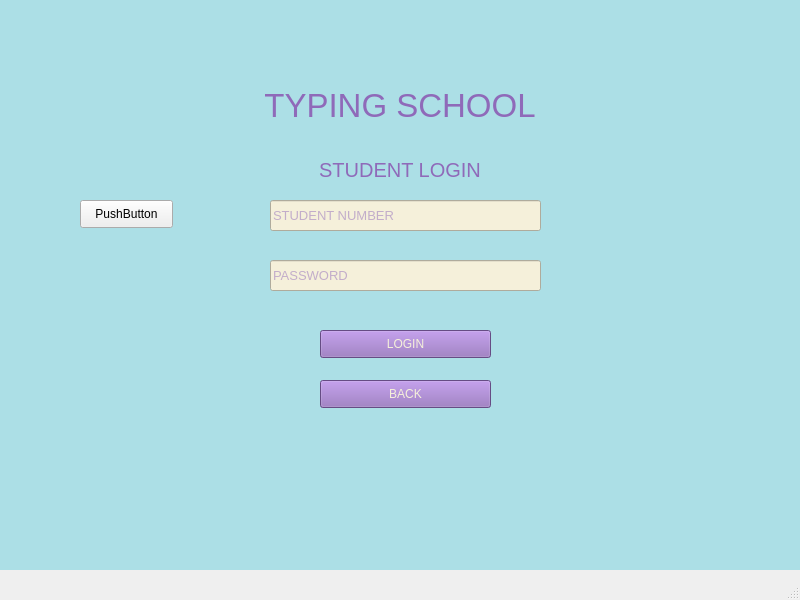
<?xml version="1.0" encoding="UTF-8"?>
<ui version="4.0">
 <class>StudentWindow</class>
 <widget class="QMainWindow" name="StudentWindow">
  <property name="geometry">
   <rect>
    <x>0</x>
    <y>0</y>
    <width>800</width>
    <height>600</height>
   </rect>
  </property>
  <property name="minimumSize">
   <size>
    <width>800</width>
    <height>600</height>
   </size>
  </property>
  <property name="maximumSize">
   <size>
    <width>800</width>
    <height>600</height>
   </size>
  </property>
  <property name="windowTitle">
   <string>MainWindow</string>
  </property>
  <property name="styleSheet">
   <string notr="true"/>
  </property>
  <widget class="QWidget" name="centralwidget">
   <widget class="QPushButton" name="sloginbutton">
    <property name="geometry">
     <rect>
      <x>320</x>
      <y>330</y>
      <width>171</width>
      <height>28</height>
     </rect>
    </property>
    <property name="styleSheet">
     <string notr="true">QPushButton{
	background-color: rgb(143, 106, 185);
	color: rgb(245, 240, 218);
}
QPushButton::hover{
	background-color: rgb(115, 80, 139);
	color: rgb(245, 240, 218);
}
QPushButton::pressed{
	background-color: rgb(81, 65, 108);
    padding-left:5px;
	color: rgb(245, 240, 218);
    padding-top:5px;
}</string>
    </property>
    <property name="text">
     <string>LOGIN</string>
    </property>
   </widget>
   <widget class="QLineEdit" name="snumberline">
    <property name="geometry">
     <rect>
      <x>270</x>
      <y>200</y>
      <width>271</width>
      <height>31</height>
     </rect>
    </property>
    <property name="font">
     <font>
      <pointsize>10</pointsize>
     </font>
    </property>
    <property name="styleSheet">
     <string notr="true">background-color: rgb(245, 240, 218);
color:  rgb(143, 106, 185);</string>
    </property>
    <property name="placeholderText">
     <string>STUDENT NUMBER</string>
    </property>
   </widget>
   <widget class="QLineEdit" name="spasswordline">
    <property name="geometry">
     <rect>
      <x>270</x>
      <y>260</y>
      <width>271</width>
      <height>31</height>
     </rect>
    </property>
    <property name="font">
     <font>
      <pointsize>10</pointsize>
     </font>
    </property>
    <property name="styleSheet">
     <string notr="true">background-color: rgb(245, 240, 218);
color:  rgb(143, 106, 185);</string>
    </property>
    <property name="echoMode">
     <enum>QLineEdit::Password</enum>
    </property>
    <property name="placeholderText">
     <string>PASSWORD</string>
    </property>
   </widget>
   <widget class="QPushButton" name="sbackbutton">
    <property name="geometry">
     <rect>
      <x>320</x>
      <y>380</y>
      <width>171</width>
      <height>28</height>
     </rect>
    </property>
    <property name="styleSheet">
     <string notr="true">QPushButton{
	background-color: rgb(143, 106, 185);
	color: rgb(245, 240, 218);
}
QPushButton::hover{
	background-color: rgb(115, 80, 139);
	color: rgb(245, 240, 218);
}
QPushButton::pressed{
	background-color: rgb(81, 65, 108);
    padding-left:5px;
	color: rgb(245, 240, 218);
    padding-top:5px;
}</string>
    </property>
    <property name="text">
     <string>BACK</string>
    </property>
   </widget>
   <widget class="QLabel" name="message">
    <property name="geometry">
     <rect>
      <x>170</x>
      <y>300</y>
      <width>460</width>
      <height>20</height>
     </rect>
    </property>
    <property name="font">
     <font>
      <pointsize>10</pointsize>
      <weight>75</weight>
      <bold>true</bold>
     </font>
    </property>
    <property name="styleSheet">
     <string notr="true">color:  rgb(143, 106, 185);</string>
    </property>
    <property name="text">
     <string/>
    </property>
    <property name="alignment">
     <set>Qt::AlignCenter</set>
    </property>
   </widget>
   <widget class="QLabel" name="label_2">
    <property name="geometry">
     <rect>
      <x>200</x>
      <y>60</y>
      <width>400</width>
      <height>91</height>
     </rect>
    </property>
    <property name="font">
     <font>
      <pointsize>25</pointsize>
     </font>
    </property>
    <property name="styleSheet">
     <string notr="true">color:  rgb(143, 106, 185);</string>
    </property>
    <property name="text">
     <string>TYPING SCHOOL</string>
    </property>
    <property name="alignment">
     <set>Qt::AlignCenter</set>
    </property>
   </widget>
   <widget class="QLabel" name="label_3">
    <property name="geometry">
     <rect>
      <x>300</x>
      <y>160</y>
      <width>200</width>
      <height>20</height>
     </rect>
    </property>
    <property name="font">
     <font>
      <pointsize>15</pointsize>
     </font>
    </property>
    <property name="styleSheet">
     <string notr="true">color:  rgb(143, 106, 185);</string>
    </property>
    <property name="text">
     <string>STUDENT LOGIN</string>
    </property>
    <property name="alignment">
     <set>Qt::AlignCenter</set>
    </property>
   </widget>
   <widget class="QLabel" name="label">
    <property name="geometry">
     <rect>
      <x>0</x>
      <y>-30</y>
      <width>800</width>
      <height>600</height>
     </rect>
    </property>
    <property name="styleSheet">
     <string notr="true">background-color: rgb(172, 223, 230);</string>
    </property>
    <property name="text">
     <string/>
    </property>
   </widget>
   <widget class="QPushButton" name="pushButton">
    <property name="geometry">
     <rect>
      <x>80</x>
      <y>200</y>
      <width>93</width>
      <height>28</height>
     </rect>
    </property>
    <property name="text">
     <string>PushButton</string>
    </property>
   </widget>
   <zorder>label</zorder>
   <zorder>sloginbutton</zorder>
   <zorder>snumberline</zorder>
   <zorder>spasswordline</zorder>
   <zorder>sbackbutton</zorder>
   <zorder>message</zorder>
   <zorder>label_2</zorder>
   <zorder>label_3</zorder>
   <zorder>pushButton</zorder>
  </widget>
  <widget class="QMenuBar" name="menubar">
   <property name="geometry">
    <rect>
     <x>0</x>
     <y>0</y>
     <width>800</width>
     <height>26</height>
    </rect>
   </property>
  </widget>
  <widget class="QStatusBar" name="statusbar"/>
 </widget>
 <resources/>
 <connections/>
</ui>
